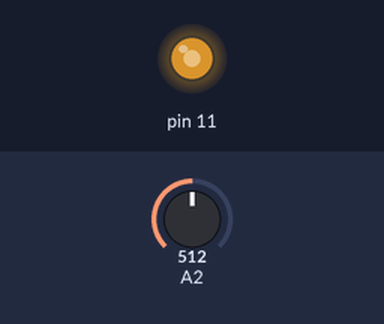
Bench run of a sketch on a simulated Arduino Uno, built with avr-gcc and run on an emulated ATmega328P. Parts: output pins drawn as LEDs (lit = HIGH). Inputs (shaded band) come from the test bench; at power-on: A2 = 512.

Above: at 1.2 s.
1.3 s: A2 set to 716
At 2.5 s:
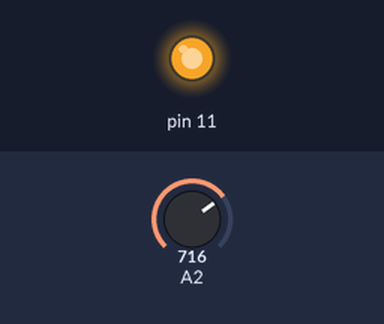
2.8 s: A2 set to 900
At 3.6 s:
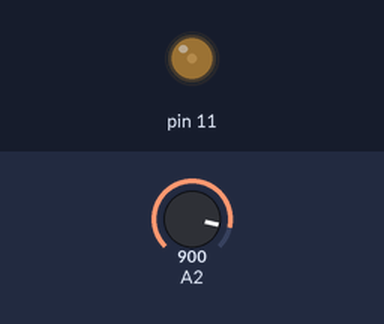
4.3 s: A2 set to 1023
At 4.8 s:
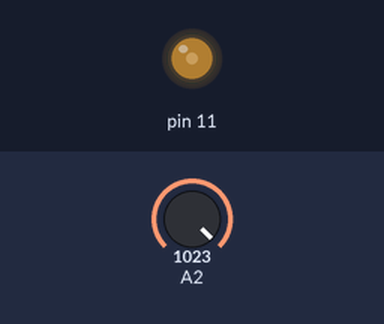
5.8 s: A2 set to 0
At 7.0 s:
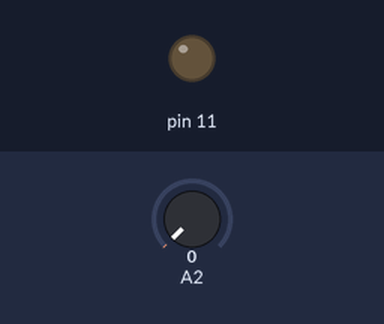
7.3 s: A2 set to 511
At 8.3 s:
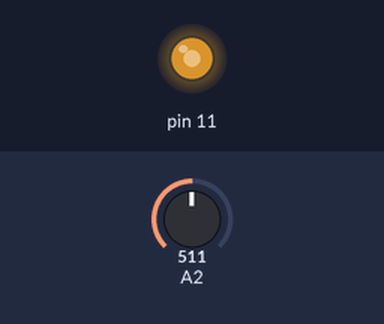
Timing chart, 0 to 9.8 s (numbered marks = the images above; inputs shaded):
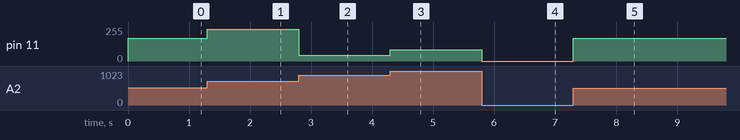

Measured:
- after the input at 1.3 s, pin 11: 170/255 → 238/255 at once
- after the input at 2.8 s, pin 11: 238/255 → 44/255 at once
- after the input at 4.3 s, pin 11: 44/255 → 85/255 at once
- after the input at 5.8 s, pin 11: 85/255 → 0/255 at once
- after the input at 7.3 s, pin 11: 0/255 → 170/255 at once

The sketch:

Han_JJJJJJH.ino
```cpp
void setup() {

}

void loop() {
  int a = analogRead(A2);
  analogWrite(11, a/3);
}
```
